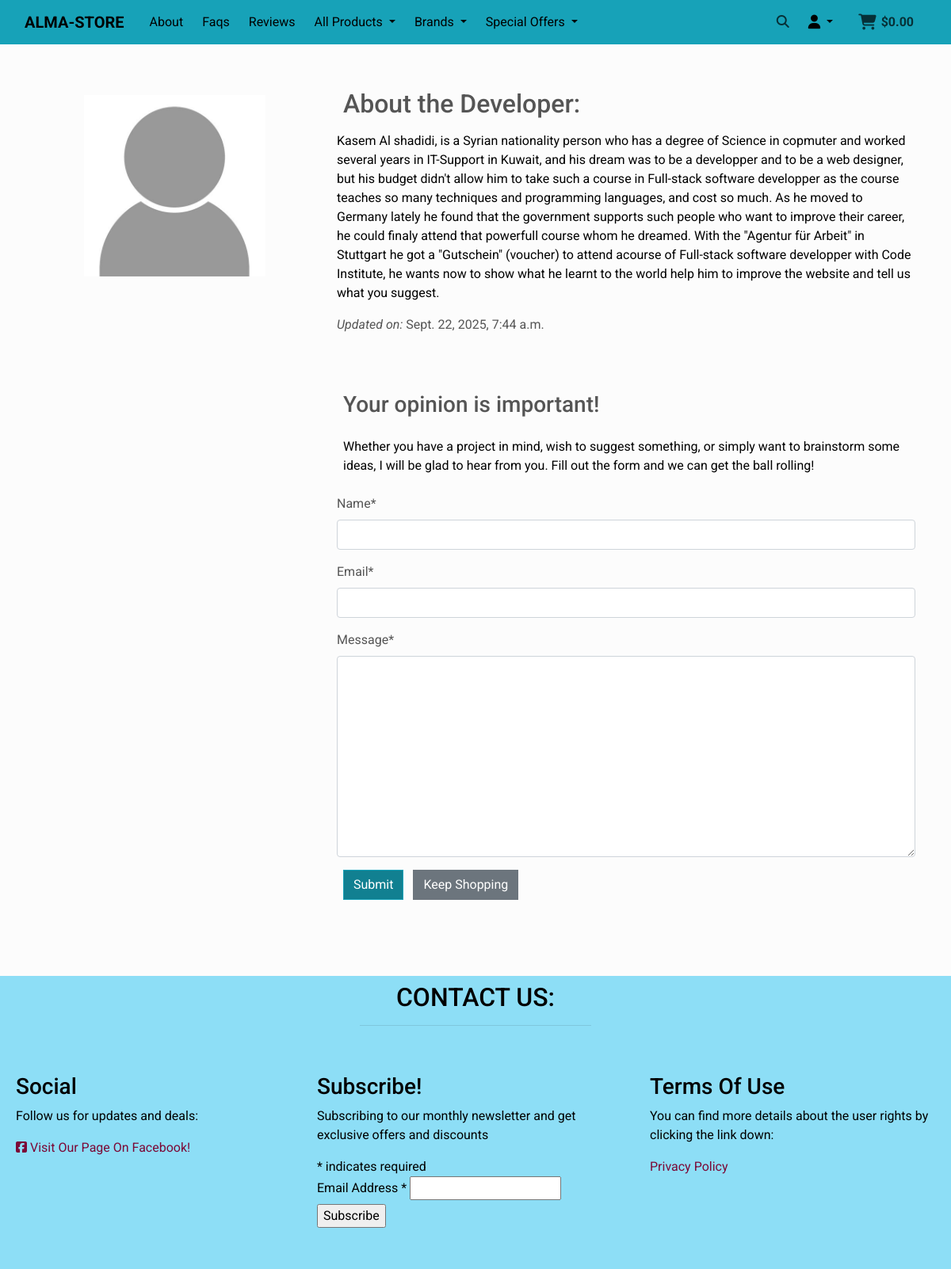
The page /about/ on the database its author committed.
### about/models.py (models this page shows, shortened)
class About(models.Model):
    title = models.CharField(max_length=50)
    content = models.TextField()
    updated_on = models.DateTimeField(auto_now=True)
    image = models.ImageField(null=True, blank=True)

### about/views.py (the view)
# urls.py: path('', views.about_developer, name='about'),
def about_developer(request):
    template = 'about/about.html'
    about = About.objects.all().order_by('-updated_on').first()
    if request.method == 'POST':
        form = CollaborateForm(data=request.POST)
        if form.is_valid():
            form.save()
            messages.add_message(request, messages.SUCCESS,
                                 'Thank you for your collaboration, '
                                 'we will take your message in consideration ')
        else:
            messages.add_message(request, messages.ERROR,
                                 'There are some issues with the form, '
                                 'Please check the validation under fields!')
    else:
        form = CollaborateForm()
    context = {
        'about': about,
        'form': form,
    }
    return render(request, template, context)

### about/forms.py
class CollaborateForm(forms.ModelForm):
    class Meta:
        model = CollaborateRequest
        fields = ('name', 'email', 'message')

### bag/contexts.py (called while the page is built, shortened)
def bag_contents(request):
    bag_items = []
    total = 0
    product_count = 0
    bag = request.session.get('bag', {})
    if total < settings.FREE_DELIVERY_THRESHOLD:
        delivery = total * Decimal(settings.STANDARD_DELIVERY_PERCENTAGE / 100)
        free_delivery_delta = settings.FREE_DELIVERY_THRESHOLD - total
    else:
        delivery = 0
        free_delivery_delta = 0
    grand_total = delivery + total
    context = {
        'bag_items': bag_items,
        'total': total,
        'product_count': product_count,
        'delivery': delivery,
        'free_delivery_threshold': settings.FREE_DELIVERY_THRESHOLD,
        'free_delivery_delta': free_delivery_delta,
        'grand_total': grand_total,
    }
    return context

### about/templates/about/about.html (shortened to what this page needs)
{% extends "base.html" %}
{% load static %}
{% block content %}
  <div class="container mt-5">
    <div class="row about-section">
        <div class="col-12 col-md-4 text-center">
            {% if about.image %}
                <img class="profile-img mt-2 mb-4 p-2" src="{{ about.image.url }}" alt="{{ about.title }}">
            {% else %}
                <img class="profile-img mt-2 mb-4 p-2" src="{{ MEDIA_URL }}nobody.jpg" alt="{{ about.title }}">
            {% endif %}
        </div>
        <div class="col-12 col-md-8 text-center text-md-left about-text">
            <h2 class="p-2">{{ about.title }}:</h2>
            <p class="text-black">{{ about.content }}</p>
            <p><em>Updated on: </em>{{ about.updated_on }}</p>
        </div>
    </div>
    <div class="row">
        <div class="col-12 col-md-8 offset-md-4 text-center text-md-left my-5 opinion-section">
            <h3 class="p-2">Your opinion is important!</h3>
            <p class="text-black p-2">
                Whether you have a project in mind, wish to suggest
                something, or simply want to brainstorm some ideas,
                I will be glad to hear from you. Fill out the form
                and we can get the ball rolling!
            </p>
            <form method="POST">
                {{ form | crispy }}
                <div class="text-left">
                    <button type="submit" class="btn btn-info rounded-0 ml-2">Submit</button>
                    <a href="{% url 'products' %}" class="btn btn-secondary rounded-0 ml-2">Keep Shopping</a>
                </div>
            </form>
        </div>
    </div>
  </div>
{% endblock %}

### static/css/basestyle.css (style rules this page uses)
html { height: 100%; }
body { min-height: calc(100vh - 518.44px ); display: flex; flex-direction: column; color: #555; background-color: #FCFCFC; font-family: "Roboto", sans-serif; font-weight: 400; font-style: normal; font-variation-settings: "wdth" 100; }
.text-black { color: #000 !important; }
.profile-img { width: 70%; height: auto; }
.about-text { padding: 0 15px; }
.btn-info { color: #fff; background-color: #118091; border-color: #17a2b8; }

### rows shown on the page
About: title "About the Developer", content "Kasem Al shadidi, is a Syrian nationality person who has a degree of Science in copmuter and worked several years in IT-Support in Kuwait, and his dream was to be a developper and to be a web designer, but his budget didn't allow him to take such a course in Full-stack software developper as the course teaches so many techniques and programming languages, and cost so much. As he moved to Germany lately he found that the government supports such people who want to improve their career, he could finaly attend that powerfull course whom he dreamed. With the \"Agentur für Arbeit\" in Stuttgart he got a \"Gutschein\" (voucher) to attend acourse of Full-stack software developper with Code Institute,…", updated_on "Sept. 22, 2025, 7:44 a.m."
